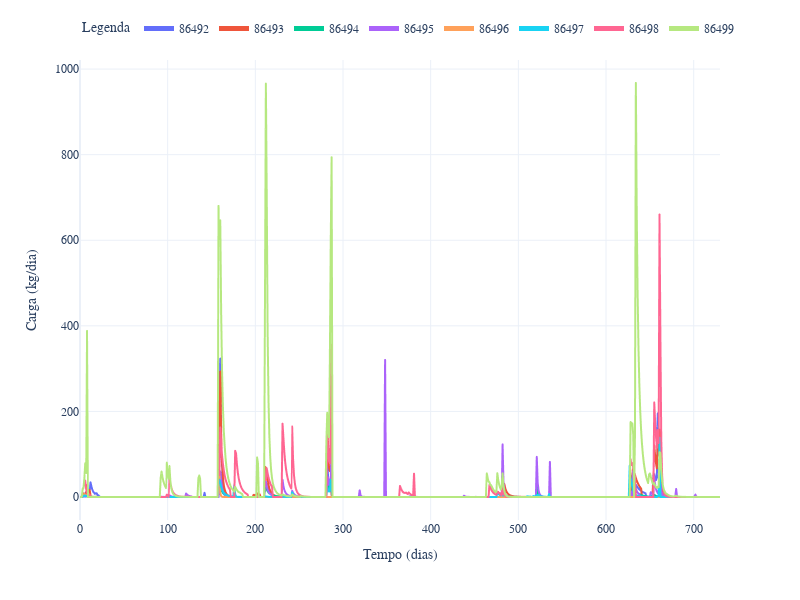

This figure's notebook cell:
### Markdown cell above
Gráfico de Washoff (Lavagem) em massa DBO

### Code cell
fig = df_Wo.plot()
fig.update_layout(
    xaxis_title='Tempo (dias)',
    yaxis_title='Carga (kg/dia)',
    legend_title='Legenda',
    legend=dict(y=1.1, orientation='h', itemsizing='constant'),
    font_family='CMU Serif',
    font=dict(size=12),
    width=800,
    height=600
)
fig.show()

### Figure 1 — Plotly figure (JSON) as saved in the notebook; plotly's stock layout.template omitted (floating-point values rounded to 4 significant figures; data arrays with more than 128 entries replaced by an {"elided": "..."} marker saying what was removed)
{"data": [{"hovertemplate": "variable=86492<br>index=%{x}<br>value=%{y}<extra></extra>", "legendgroup": "86492", "line": {"color": "#636efa", "dash": "solid"}, "marker": {"symbol": "circle"}, "mode": "lines", "name": "86492", "showlegend": true, "type": "scattergl", "x": {"elided": "731 int values"}, "xaxis": "x", "y": {"elided": "731 float values"}, "yaxis": "y"}, {"hovertemplate": "variable=86493<br>index=%{x}<br>value=%{y}<extra></extra>", "legendgroup": "86493", "line": {"color": "#EF553B", "dash": "solid"}, "marker": {"symbol": "circle"}, "mode": "lines", "name": "86493", "showlegend": true, "type": "scattergl", "x": {"elided": "731 int values"}, "xaxis": "x", "y": {"elided": "731 float values"}, "yaxis": "y"}, {"hovertemplate": "variable=86494<br>index=%{x}<br>value=%{y}<extra></extra>", "legendgroup": "86494", "line": {"color": "#00cc96", "dash": "solid"}, "marker": {"symbol": "circle"}, "mode": "lines", "name": "86494", "showlegend": true, "type": "scattergl", "x": {"elided": "731 int values"}, "xaxis": "x", "y": {"elided": "731 float values"}, "yaxis": "y"}, {"hovertemplate": "variable=86495<br>index=%{x}<br>value=%{y}<extra></extra>", "legendgroup": "86495", "line": {"color": "#ab63fa", "dash": "solid"}, "marker": {"symbol": "circle"}, "mode": "lines", "name": "86495", "showlegend": true, "type": "scattergl", "x": {"elided": "731 int values"}, "xaxis": "x", "y": {"elided": "731 float values"}, "yaxis": "y"}, {"hovertemplate": "variable=86496<br>index=%{x}<br>value=%{y}<extra></extra>", "legendgroup": "86496", "line": {"color": "#FFA15A", "dash": "solid"}, "marker": {"symbol": "circle"}, "mode": "lines", "name": "86496", "showlegend": true, "type": "scattergl", "x": {"elided": "731 int values"}, "xaxis": "x", "y": {"elided": "731 float values"}, "yaxis": "y"}, {"hovertemplate": "variable=86497<br>index=%{x}<br>value=%{y}<extra></extra>", "legendgroup": "86497", "line": {"color": "#19d3f3", "dash": "solid"}, "marker": {"symbol": "circle"}, "mode": "lines", "name": "86497", "showlegend": true, "type": "scattergl", "x": {"elided": "731 int values"}, "xaxis": "x", "y": {"elided": "731 float values"}, "yaxis": "y"}, {"hovertemplate": "variable=86498<br>index=%{x}<br>value=%{y}<extra></extra>", "legendgroup": "86498", "line": {"color": "#FF6692", "dash": "solid"}, "marker": {"symbol": "circle"}, "mode": "lines", "name": "86498", "showlegend": true, "type": "scattergl", "x": {"elided": "731 int values"}, "xaxis": "x", "y": {"elided": "731 float values"}, "yaxis": "y"}, {"hovertemplate": "variable=86499<br>index=%{x}<br>value=%{y}<extra></extra>", "legendgroup": "86499", "line": {"color": "#B6E880", "dash": "solid"}, "marker": {"symbol": "circle"}, "mode": "lines", "name": "86499", "showlegend": true, "type": "scattergl", "x": {"elided": "731 int values"}, "xaxis": "x", "y": {"elided": "731 float values"}, "yaxis": "y"}], "layout": {"font": {"family": "CMU Serif", "size": 12}, "height": 600, "legend": {"itemsizing": "constant", "orientation": "h", "title": {"text": "Legenda"}, "tracegroupgap": 0, "y": 1.1}, "margin": {"t": 60}, "width": 800, "xaxis": {"anchor": "y", "domain": [0, 1], "title": {"text": "Tempo (dias)"}}, "yaxis": {"anchor": "x", "domain": [0, 1], "title": {"text": "Carga (kg/dia)"}}}}
